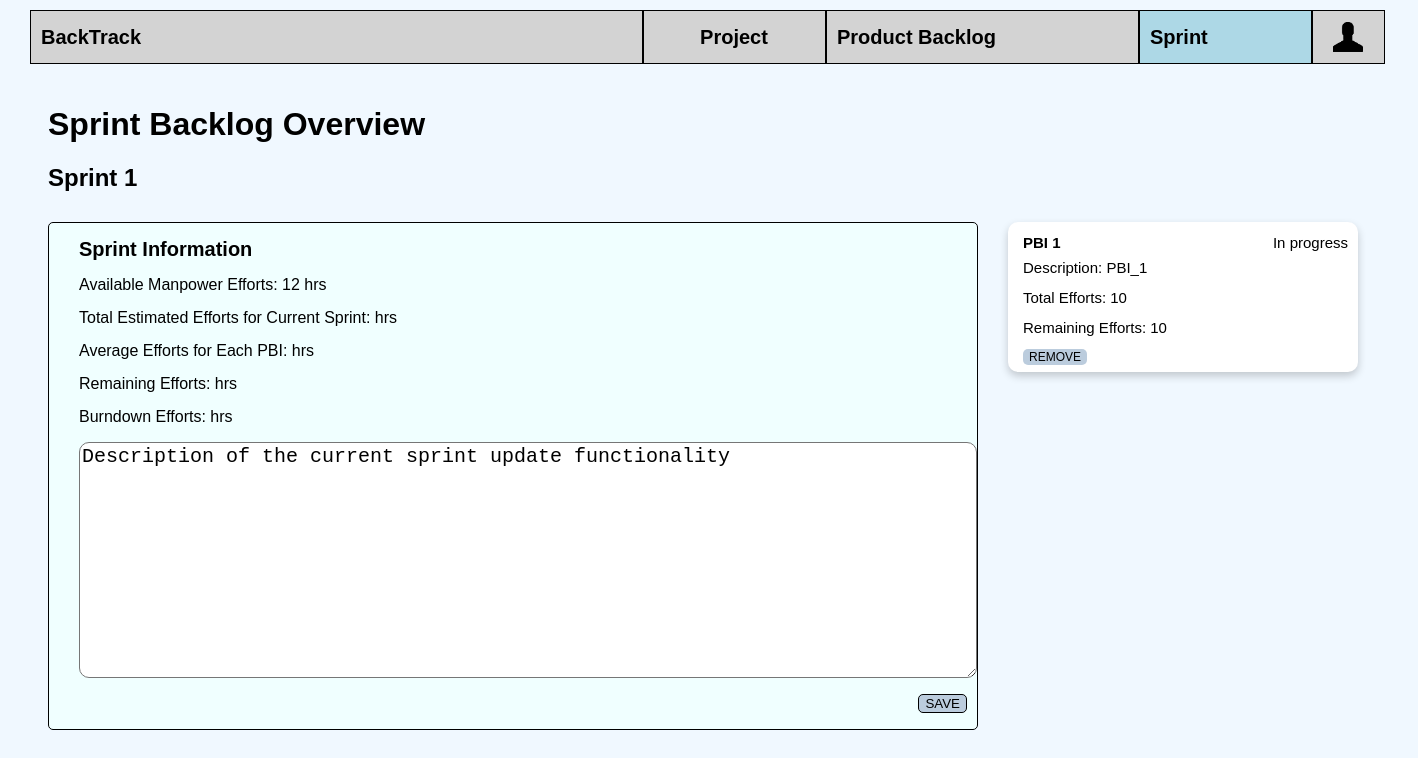
Page /sprints/ on the committed database.
### sprints/models.py (models this page shows, shortened)
class SprintBacklog(models.Model):
    number = models.IntegerField()
    objects = models.Manager()
    information=models.CharField(max_length=200, default="Description of the current sprint")
    totalEf = models.IntegerField(default=10)
    initialEf = models.IntegerField(default=10)
    remainEf = models.IntegerField(default=10)
    id = models.AutoField(primary_key=True)
    STATUS=(('C','created'),('R','Removed'))
    status=models.CharField(max_length=10,choices=STATUS,default='created')

class Task(models.Model):
    description = models.CharField(max_length=200)
    id = models.AutoField(primary_key=True)
    totalEf = models.IntegerField(default=10)
    remainEf = models.IntegerField(default=10)
    pbi = models.ForeignKey(PBI, on_delete=models.CASCADE)
    objects = models.Manager()

class PBI(models.Model):
    description = models.CharField(max_length=200)
    id = models.AutoField(primary_key=True)
    STATUS = (('NS', 'Not started'), ('IP', 'In progress'), ('C', 'Complete'),('F','Finished'))
    status = models.CharField(max_length=10, choices=STATUS, default='NS')
    sprint = models.ForeignKey(SprintBacklog, null=True, on_delete=models.SET_NULL)
    estimated_efforts = models.IntegerField(null=True)
    objects = models.Manager()

### sprints/views.py (the view, shortened to what this page needs)
# urls.py: path('',views.SprintManagement, name='sprints'),
def SprintManagement(request):
    sprint = SprintBacklog.objects.get(pk=1)
    tasks=Task.objects.all()
    for i in tasks:
        pbi_index=i.pbi.id
        pbi_update=PBI.objects.get(pk=pbi_index)
        pbi_update.status="IP"
        pbi_update.save()
    if request.method=="POST":
        info=request.POST.get('information_of_sprint',False)
        sprint.information=info
        sprint.save()
    return render(request,'sprints/sprints.html',{'task_list':tasks,'sprint':sprint})

### templates/sprints/sprints.html (shortened to what this page needs)
{% extends 'base.html' %}
{% block content %}
<div style="margin-left: 20px;margin-right: 120px; " class="container" id="currentSprint">
    <div class="row">
        <h1 style="text-align: left;margin-left: 20px;margin-top:40px">Sprint Backlog Overview</h1></div>
    <div class="row"><h2 style="text-align: left;margin: 20px">Sprint {{sprint.id}}</h2></div>
    <div class="row" style="display: flex;">
        <div class="column" style="flex: 70%; margin-top: 10px">
            <div id="SprintInfo">
                <div style="font-size:20px;"><b >Sprint Information</b></div>
                <div id="initialEf">Available Manpower Efforts: {{sprint.initialEf}} hrs </div>
                <div >Total Estimated Efforts for Current Sprint:  hrs </div>
                <div>Average Efforts for Each PBI:  hrs </div>
                <div>Remaining Efforts:  hrs </div>
                <div>Burndown Efforts:  hrs </div>
                <form name="description_of_sprint" method="POST">
                    <p><textarea name="information_of_sprint" style="border-radius:10px;margin-left:30px; font-size: 20px" rows="10" cols="73" title="description" >{{sprint.information}}</textarea></p>
                    <p style="text-align: right; padding-right: 10px"><button style="background-color: #bbccdd;border: 1px black solid;border-radius: 5px" type="submit">SAVE</button></p>
                </form>
            </div>
        </div>
        <div class="column" style="flex: 30%;margin-top: 10px">
            {% for task in task_list %}
            <div class="card" style="margin-bottom:8px;background-color: white;box-shadow: 0 4px 8px 0 rgba(0,0,0,0.2);margin-right: 30px">
                <a href="pbi{{task.pbi.id}}">
                <div class="cardcontainer" style="padding: 2px 10px;">
                    <div style="width:100%;display: flex">
                        <div style="flex: 50%;text-align: left;margin-left: 0"><b>PBI {{task.pbi.id}}</b></div>
                        <div class="cardStatus">{{task.pbi.get_status_display}}</div>
                    </div>
                        <div class="description">Description: {{task.pbi.description}}</div>
                        <div >Total Efforts: <span class="initialEfforts">{{task.totalEf}}</span> </div>
                        <div >Remaining Efforts: <span class="remainingEfforts">{{task.remainEf}}</span></div>
                        <div>
                            <form action="" method="GET">
                                <button style="font-size:12px;border-radius: 5px;border: 0 none; background-color: #bbccdd" class="DeleteButton" name="DeleteButton" value="{{task.id}}">REMOVE</button>
                            </form>
                        </div>
                </div>
                </a>
            </div>
            {%empty%}
            <div>No PBI yet.</div>
            {% endfor %}
        </div>
    </div>
</div>
{% endblock %}

### projectManage/static/style.css (style rules this page uses)
a { text-decoration:none; color: black; }

### templates/sprints/sprints.html (style rules this page uses)
#SprintInfo { margin-left:20px; border-radius: 5px; background-color: azure; border: 1px black solid; }
#SprintInfo div { margin-left: 30px; margin-top: 15px; margin-bottom: 15px; }
.card { width:350px; height:150px; border-radius: 10px; margin-left:30px; box-shadow: 0 4px 8px 0 rgba(0,0,0,0.2); transition: 0.3s; }
.cardcontainer { height: 150px; }
.cardcontainer div { float:left; font-size: 15px; margin:5px; height: 20px; width:200px; }
.cardcontainer .cardStatus { flex: 50%; text-align: right; float:right; }

### rows in the picture
SprintBacklog: id "1", initialEf "12", information_of_sprint "Description of the current sprint update functionality"
Task: pbi.id "1", pbi.status "In progress", pbi.description "PBI_1", totalEf "10", remainEf "10"
